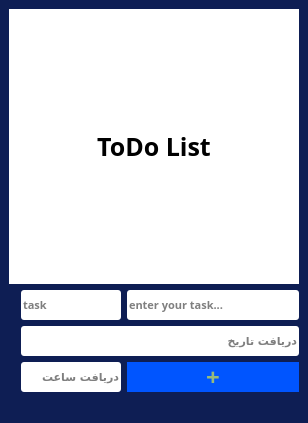
<?xml version="1.0" encoding="UTF-8"?>
<ui version="4.0">
 <class>MainWindow</class>
 <widget class="QMainWindow" name="MainWindow">
  <property name="geometry">
   <rect>
    <x>0</x>
    <y>0</y>
    <width>308</width>
    <height>423</height>
   </rect>
  </property>
  <property name="windowTitle">
   <string>MainWindow</string>
  </property>
  <property name="styleSheet">
   <string notr="true">background-color: rgb(255, 93, 39);
background-color: rgb(14, 30, 84);</string>
  </property>
  <property name="iconSize">
   <size>
    <width>12</width>
    <height>12</height>
   </size>
  </property>
  <property name="toolButtonStyle">
   <enum>Qt::ToolButtonTextBesideIcon</enum>
  </property>
  <widget class="QWidget" name="centralwidget">
   <layout class="QGridLayout" name="gridLayout_3">
    <item row="4" column="8">
     <widget class="QLineEdit" name="tb_new_task_description">
      <property name="minimumSize">
       <size>
        <width>0</width>
        <height>30</height>
       </size>
      </property>
      <property name="font">
       <font>
        <family>IRANSansFaNum Black</family>
        <pointsize>8</pointsize>
        <bold>true</bold>
       </font>
      </property>
      <property name="styleSheet">
       <string notr="true">background-color: #fff; border: 0px; border-radius: 3px;</string>
      </property>
      <property name="placeholderText">
       <string>enter your task...</string>
      </property>
     </widget>
    </item>
    <item row="6" column="7">
     <widget class="QLineEdit" name="tame">
      <property name="minimumSize">
       <size>
        <width>100</width>
        <height>30</height>
       </size>
      </property>
      <property name="maximumSize">
       <size>
        <width>100</width>
        <height>16777215</height>
       </size>
      </property>
      <property name="font">
       <font>
        <family>IRANSansFaNum Black</family>
        <pointsize>8</pointsize>
        <bold>true</bold>
       </font>
      </property>
      <property name="styleSheet">
       <string notr="true">background-color: #fff; border: 0px; border-radius: 3px;</string>
      </property>
      <property name="placeholderText">
       <string>دریافت ساعت</string>
      </property>
     </widget>
    </item>
    <item row="1" column="5" colspan="4">
     <layout class="QGridLayout" name="gl_tasks">
      <property name="sizeConstraint">
       <enum>QLayout::SetMinimumSize</enum>
      </property>
      <property name="bottomMargin">
       <number>0</number>
      </property>
     </layout>
    </item>
    <item row="4" column="7">
     <widget class="QLineEdit" name="tb_new_task_title">
      <property name="minimumSize">
       <size>
        <width>100</width>
        <height>30</height>
       </size>
      </property>
      <property name="maximumSize">
       <size>
        <width>100</width>
        <height>16777215</height>
       </size>
      </property>
      <property name="font">
       <font>
        <family>IRANSansFaNum Black</family>
        <pointsize>8</pointsize>
        <bold>true</bold>
       </font>
      </property>
      <property name="styleSheet">
       <string notr="true">background-color: #fff; border: 0px; border-radius: 3px;</string>
      </property>
      <property name="placeholderText">
       <string>task</string>
      </property>
     </widget>
    </item>
    <item row="0" column="5" colspan="4">
     <layout class="QVBoxLayout" name="verticalLayout">
      <item>
       <widget class="QLabel" name="lbl_caption">
        <property name="enabled">
         <bool>true</bool>
        </property>
        <property name="sizePolicy">
         <sizepolicy hsizetype="Preferred" vsizetype="Ignored">
          <horstretch>0</horstretch>
          <verstretch>0</verstretch>
         </sizepolicy>
        </property>
        <property name="font">
         <font>
          <family>IRANSansFaNum Black</family>
          <pointsize>19</pointsize>
          <bold>true</bold>
         </font>
        </property>
        <property name="styleSheet">
         <string notr="true">border: 0px;
background-color: rgb(255, 255, 255);</string>
        </property>
        <property name="text">
         <string>ToDo List</string>
        </property>
        <property name="alignment">
         <set>Qt::AlignCenter</set>
        </property>
       </widget>
      </item>
     </layout>
    </item>
    <item row="5" column="7" colspan="2">
     <widget class="QLineEdit" name="date">
      <property name="minimumSize">
       <size>
        <width>0</width>
        <height>30</height>
       </size>
      </property>
      <property name="font">
       <font>
        <family>IRANSansFaNum Black</family>
        <pointsize>8</pointsize>
        <bold>true</bold>
       </font>
      </property>
      <property name="styleSheet">
       <string notr="true">background-color: #fff; border: 0px; border-radius: 3px;</string>
      </property>
      <property name="maxLength">
       <number>12</number>
      </property>
      <property name="placeholderText">
       <string>دریافت تاریخ</string>
      </property>
     </widget>
    </item>
    <item row="6" column="8">
     <widget class="QPushButton" name="btn_new_task">
      <property name="sizePolicy">
       <sizepolicy hsizetype="MinimumExpanding" vsizetype="Fixed">
        <horstretch>0</horstretch>
        <verstretch>10</verstretch>
       </sizepolicy>
      </property>
      <property name="minimumSize">
       <size>
        <width>100</width>
        <height>10</height>
       </size>
      </property>
      <property name="sizeIncrement">
       <size>
        <width>12</width>
        <height>19</height>
       </size>
      </property>
      <property name="font">
       <font>
        <family>Segoe MDL2 Assets</family>
        <pointsize>18</pointsize>
        <bold>true</bold>
       </font>
      </property>
      <property name="styleSheet">
       <string notr="true">border-radius: 90
px; background-color: #184d47; border: 10px; color: #96bb7c;
background-color: rgb(0, 85, 255);</string>
      </property>
      <property name="text">
       <string>+</string>
      </property>
      <property name="shortcut">
       <string>Return</string>
      </property>
     </widget>
    </item>
   </layout>
  </widget>
  <widget class="QMenuBar" name="menubar">
   <property name="geometry">
    <rect>
     <x>0</x>
     <y>0</y>
     <width>308</width>
     <height>25</height>
    </rect>
   </property>
  </widget>
  <widget class="QStatusBar" name="statusbar"/>
 </widget>
 <resources/>
 <connections/>
</ui>
